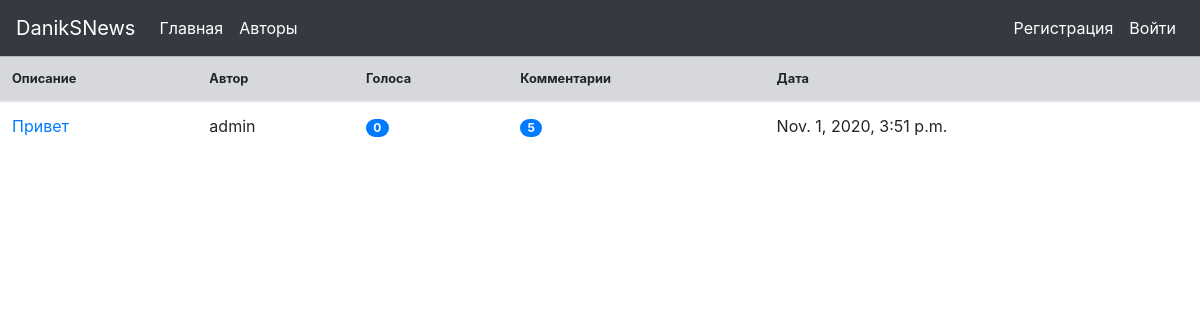
The app's page /article/, older data.
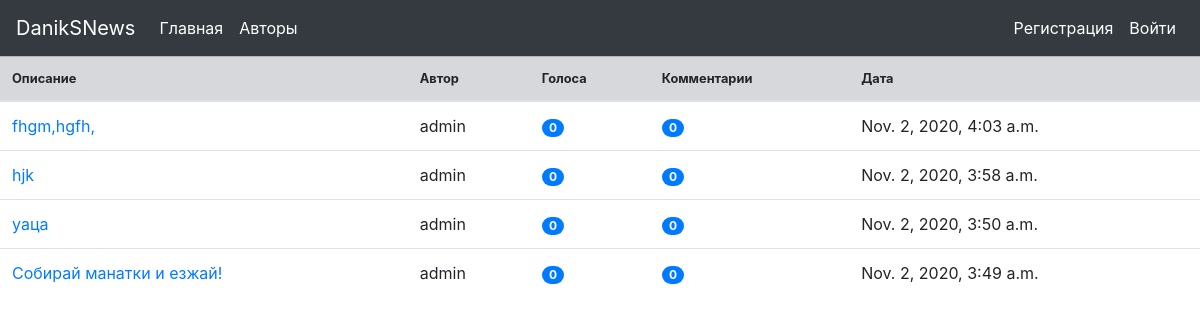
The same page, newer data.
### article/models.py (models this page shows, shortened)
class Article(models.Model):
    title = models.CharField(max_length=255, verbose_name='Название')
    text = models.TextField(max_length=5000, verbose_name='Содержание')
    author = models.ForeignKey(User, max_length=255, verbose_name='Автор', on_delete=models.CASCADE)
    data = models.DateTimeField(auto_now_add=True)
    slug = models.SlugField(max_length=255, blank=True)
    def get_absolute_url(self):
        return reverse('article_detail_url', kwargs={'slug': self.slug})

### article/views.py (the view)
# urls.py: path('', index, name='index'),
def index(request):
    articles = Article.objects.order_by('-data')
    list_of_data = []
    for article in articles:
        num_votes = 0
        for choice in article.choice_set.all():
            num_votes += choice.votes
        tmp = (article, article.comment_set.count(), num_votes)
        list_of_data.append(tmp)
    context = {
        'list_of_data': list_of_data,
    }
    return render(request, 'article/index.html', context=context)

### article/templates/article/index.html
{% extends 'base.html' %}
{% block content %}
        <table class="table ">
            <thead class="">
            <tr class="table-secondary small">
                <th scope="col">Описание</th>
                <th scope="col">Автор</th>
                <th scope="col">Голоса</th>
                <th scope="col">Комментарии</th>
                <th scope="col">Дата</th>
            </tr>
            </thead>
            <tbody>
            {% for article, com_num, vote_num in list_of_data %}
                <tr>
                    <td><a href="{{ article.get_absolute_url }}"
                           class="text-black">{{ article.title|truncatechars:60 }}</a></td>
                    <td>{{ article.author }}</td>
                    <td><span class="badge badge-primary badge-pill">{{ vote_num }}</span></td>
                    <td><span class="badge badge-primary badge-pill">{{ com_num }}</span></td>
                    <td>{{ article.data }}</td>
                </tr>
            {% endfor %}
            </tbody>
        </table>
{% endblock %}

Row changes from the older to the newer data that the page shows:
removed Article: title "Привет", author "admin", vote_num "0", com_num "5", data "Nov. 1, 2020, 3:51 p.m."
added Article: title "fhgm,hgfh,", author "admin", vote_num "0", com_num "0", data "Nov. 2, 2020, 4:03 a.m."
added Article: title "hjk", author "admin", vote_num "0", com_num "0", data "Nov. 2, 2020, 3:58 a.m."
added Article: title "уаца", author "admin", vote_num "0", com_num "0", data "Nov. 2, 2020, 3:50 a.m."
added Article: title "Собирай манатки и езжай!", author "admin", vote_num "0", com_num "0", data "Nov. 2, 2020, 3:49 a.m."
